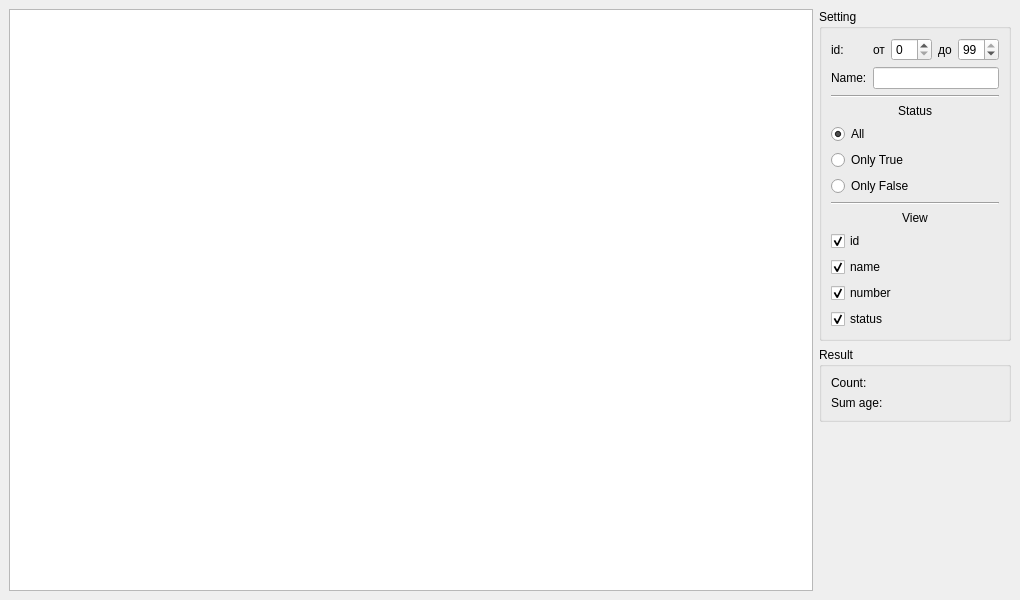
<?xml version="1.0" encoding="UTF-8"?>
<ui version="4.0">
 <class>MainWindow</class>
 <widget class="QMainWindow" name="MainWindow">
  <property name="geometry">
   <rect>
    <x>0</x>
    <y>0</y>
    <width>1020</width>
    <height>600</height>
   </rect>
  </property>
  <property name="windowTitle">
   <string>QTableView-ProxyModel-Example</string>
  </property>
  <widget class="QWidget" name="centralwidget">
   <layout class="QGridLayout" name="gridLayout_4" columnstretch="5,1">
    <item row="0" column="0">
     <widget class="QTableView" name="tableView">
      <property name="styleSheet">
       <string notr="true"/>
      </property>
     </widget>
    </item>
    <item row="0" column="1">
     <layout class="QVBoxLayout" name="verticalLayout_4">
      <item>
       <widget class="QGroupBox" name="groupBox">
        <property name="title">
         <string>Setting</string>
        </property>
        <layout class="QVBoxLayout" name="verticalLayout_2">
         <item>
          <layout class="QGridLayout" name="gridLayout">
           <item row="0" column="0">
            <widget class="QLabel" name="idLabel">
             <property name="text">
              <string>id:</string>
             </property>
            </widget>
           </item>
           <item row="0" column="1">
            <layout class="QHBoxLayout" name="horizontalLayout">
             <item>
              <widget class="QLabel" name="labelFrom">
               <property name="text">
                <string>от</string>
               </property>
              </widget>
             </item>
             <item>
              <widget class="QSpinBox" name="spinBoxMin"/>
             </item>
             <item>
              <widget class="QLabel" name="labelTo">
               <property name="text">
                <string>до</string>
               </property>
              </widget>
             </item>
             <item>
              <widget class="QSpinBox" name="spinBoxMax">
               <property name="value">
                <number>99</number>
               </property>
              </widget>
             </item>
            </layout>
           </item>
           <item row="1" column="0">
            <widget class="QLabel" name="nameLabel">
             <property name="text">
              <string>Name:</string>
             </property>
            </widget>
           </item>
           <item row="1" column="1">
            <widget class="QLineEdit" name="lineEdit"/>
           </item>
          </layout>
         </item>
         <item>
          <widget class="Line" name="line">
           <property name="orientation">
            <enum>Qt::Horizontal</enum>
           </property>
          </widget>
         </item>
         <item>
          <layout class="QVBoxLayout" name="verticalLayout">
           <item>
            <widget class="QLabel" name="label">
             <property name="text">
              <string>Status</string>
             </property>
             <property name="alignment">
              <set>Qt::AlignCenter</set>
             </property>
            </widget>
           </item>
           <item>
            <widget class="QRadioButton" name="radioButton_all">
             <property name="text">
              <string>All</string>
             </property>
             <property name="checked">
              <bool>true</bool>
             </property>
            </widget>
           </item>
           <item>
            <widget class="QRadioButton" name="radioButton_true">
             <property name="text">
              <string>Only True</string>
             </property>
            </widget>
           </item>
           <item>
            <widget class="QRadioButton" name="radioButton_false">
             <property name="text">
              <string>Only False</string>
             </property>
            </widget>
           </item>
          </layout>
         </item>
         <item>
          <widget class="Line" name="line_2">
           <property name="orientation">
            <enum>Qt::Horizontal</enum>
           </property>
          </widget>
         </item>
         <item>
          <layout class="QVBoxLayout" name="verticalLayout_3">
           <item>
            <widget class="QLabel" name="label_2">
             <property name="text">
              <string>View</string>
             </property>
             <property name="alignment">
              <set>Qt::AlignCenter</set>
             </property>
            </widget>
           </item>
           <item>
            <widget class="QCheckBox" name="checkBox_id">
             <property name="text">
              <string>id</string>
             </property>
             <property name="checked">
              <bool>true</bool>
             </property>
            </widget>
           </item>
           <item>
            <widget class="QCheckBox" name="checkBox_name">
             <property name="text">
              <string>name</string>
             </property>
             <property name="checked">
              <bool>true</bool>
             </property>
            </widget>
           </item>
           <item>
            <widget class="QCheckBox" name="checkBox_number">
             <property name="text">
              <string>number</string>
             </property>
             <property name="checked">
              <bool>true</bool>
             </property>
            </widget>
           </item>
           <item>
            <widget class="QCheckBox" name="checkBox_status">
             <property name="text">
              <string>status</string>
             </property>
             <property name="checked">
              <bool>true</bool>
             </property>
            </widget>
           </item>
          </layout>
         </item>
        </layout>
       </widget>
      </item>
      <item>
       <widget class="QGroupBox" name="groupBox_2">
        <property name="title">
         <string>Result</string>
        </property>
        <layout class="QGridLayout" name="gridLayout_3">
         <item row="0" column="0">
          <layout class="QGridLayout" name="gridLayout_2">
           <item row="0" column="0">
            <widget class="QLabel" name="countLabel">
             <property name="text">
              <string>Count:</string>
             </property>
            </widget>
           </item>
           <item row="0" column="1">
            <widget class="QLabel" name="countValue">
             <property name="text">
              <string/>
             </property>
             <property name="alignment">
              <set>Qt::AlignRight|Qt::AlignTrailing|Qt::AlignVCenter</set>
             </property>
            </widget>
           </item>
           <item row="1" column="0">
            <widget class="QLabel" name="sumAgeLabel">
             <property name="text">
              <string>Sum age:</string>
             </property>
            </widget>
           </item>
           <item row="1" column="1">
            <widget class="QLabel" name="sumAgeValue">
             <property name="text">
              <string/>
             </property>
             <property name="alignment">
              <set>Qt::AlignRight|Qt::AlignTrailing|Qt::AlignVCenter</set>
             </property>
            </widget>
           </item>
          </layout>
         </item>
        </layout>
       </widget>
      </item>
      <item>
       <spacer name="verticalSpacer">
        <property name="orientation">
         <enum>Qt::Vertical</enum>
        </property>
        <property name="sizeHint" stdset="0">
         <size>
          <width>20</width>
          <height>40</height>
         </size>
        </property>
       </spacer>
      </item>
     </layout>
    </item>
   </layout>
  </widget>
 </widget>
 <resources/>
 <connections/>
</ui>
